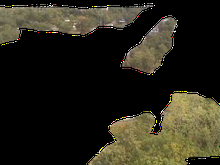
%> input picture samples/summer/forest.png, 220 x 165 px, shrunk from 320 x 240 before the run
$ octave createClasses.m   (GNU Octave 9; MATLAB toolbox functions it lacks are replaced by stand-ins)
%> lines starting %> are read from the running program, lines starting %| are printed output that depends on the picture
### src/classes/getClass.m
function [ c ] = getClass( sample, map, alpha, blockSize )
%UNTITLED Summary of this function goes here
%   Detailed explanation goes here

sample = im2double(rgb2gray(sample));
c = calcParams(sample,alpha,blockSize);

end

### src/classes/calcParams.m
function [ params ] = calcParams( graySample,alpha, blockSize )
%calcParams
% graySample - single-channel(gray) of image [double matrix]
% alpha - opacity-channel of image
% blockSize - [N,M]

%% calculate array of [mean, stddev+mean] for every block ,
%  which size is blockSize.
%%

[sw,sh,ch] = size(graySample);
blockCount = [sw/blockSize(1),sh/blockSize(2)];

params = [;];

iterator = 1;

for i=1:1:blockCount(1)-1
   for j=1:1:blockCount(2)-1
       start = [1+(i-1)*blockSize(1), 1 + (j-1)*blockSize(2)];
       mean = 0;
       mean2 = 0;
       var = 0;
       N = 0;

       %% calculate mean
       for k = start(1):1:start(1)+blockSize(1)
           for l = start(2):1:start(2)+blockSize(2)
               if(alpha(k,l) == 0)
                   continue;
               end
               N = N + 1;
               mean = mean + graySample(k,l);
               mean2 = mean2 + graySample(k,l)*graySample(k,l);
           end
       end

       mean = mean / N;
       mean2 = mean2 / N;

       %% calculate var [http://ru.wikipedia.org/wiki/Дисперсия случайной величины]
       var = mean2 - mean*mean;

       % check if NaN
       if(var ~= var || mean ~= mean)
           continue;
       end

       params(iterator,1) = mean;
       params(iterator,2) = sqrt(var)+mean;

       iterator = iterator + 1;
   end
end

end

### src/parzen/parzenWindowWidth.m
function [ width ] = parzenWindowWidth( wmin, wmax, wstep, classes )
%UNTITLED2 Summary of this function goes here
%   Detailed explanation goes here

[n nn]= size(classes);

wrongsmin = 9999999;
width = 0;

for w = wmin:wstep:wmax
    wrongs = 0;

    for i = 1:n
        x = classes{i};
        [N d] = size(x(:,:));

        for j = 1:N
            cl = cell(n);
            cl = classes;
            cl{i,j} = [];
            itest = parzenClassify(x(j,:),w,cl);

            if(itest ~= i)
                wrongs = wrongs + 1;
            end
        end
    end

    if(wrongs < wrongsmin)
        wrongsmin = wrongs;
        width = w;
    end
end

end

### src/classes/createClasses.m

%%
% sample - rgb image without alpha channel
% alpha - opacity. It's need for set empty spaces by value -1,
%         for calculating mean and stddev.
%%

[pathstr,name,ext] = fileparts(strcat(mfilename('fullpath'),'.m'));
addpath(strcat(pathstr,'/./../parzen/'));

blockSize = [8,8];
classes = cell(3);

pathstr = strcat(pathstr,'/./../../samples/summer/');

[forest,mapForest,alphaForest] = imread(strcat(pathstr,'forest.png'));
%> forest is the input picture: size 165x220x3 uint8; mean R, G, B 40.8, 38.1, 26.1
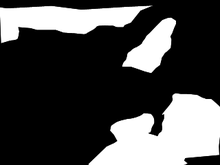
%> alphaForest: size 165x220 uint8; min 0, max 255, mean 73.9
%> mapForest = []
[road,mapRoad,alphaRoad] = imread(strcat(pathstr,'road2.png'));
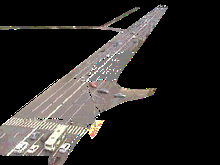
%> input picture samples/summer/road2.png, 220 x 165 px, shrunk from 320 x 240 before the run
%> road is the input picture: size 165x220x3 uint8; mean R, G, B 45.1, 42.2, 40.1
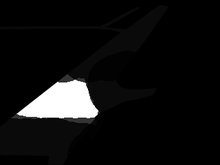
%> alphaRoad: size 165x220 uint8; min 0, max 255, mean 16.4
%> mapRoad = []
[field,mapField,alphaField] = imread(strcat(pathstr,'field.png'));
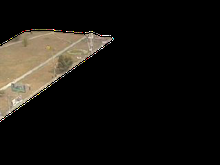
%> input picture samples/summer/field.png, 220 x 165 px, shrunk from 320 x 240 before the run
%> field is the input picture: size 165x220x3 uint8; mean R, G, B 24.5, 21.7, 17.2
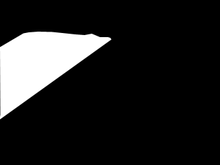
%> alphaField: size 165x220 uint8; min 0, max 255, mean 34.6
%> mapField = []

classes{1} = getClass(forest,mapForest,alphaForest,blockSize);
%> in getClass, `sample = im2double(rgb2gray(sample));`:
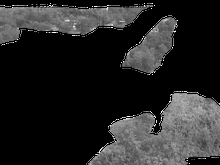
%> sample: size 165x220 double; min 0, max 1, mean 0.147
%> after the loop in calcParams, `for i=1:1:blockCount(1)-1`: iterator = 220; params = 219 rows, first 12: [0.552 0.663; 0.536 0.751; 0.566 0.614; 0.408 0.62; 0.344 0.555; 0.423 0.61; 0.429 0.7; 0.311 0.539; 0.374 0.472; 0.403 0.642; 0.484 0.729; 0.468 0.829]
%> in getClass, `c = calcParams(sample,alpha,blockSize);`: c has the same summary as params in calcParams
classes{2} = getClass(road,mapRoad,alphaRoad,blockSize);
%> after the loop in calcParams (call 2), `for i=1:1:blockCount(1)-1`: iterator = 211; params = 210 rows, first 12: [0.441 0.522; 0.378 0.543; 0.522 0.714; 0.455 0.702; 0 0; 0.34 0.52; 0.41 0.502; 0.413 0.507; 0.574 0.742; 0.591 0.713; 0.593 0.68; 0.577 0.724]
%> in getClass (call 2), `c = calcParams(sample,alpha,blockSize);`: c has the same summary as params in calcParams
classes{3} = getClass(field,mapField,alphaField,blockSize);
%> call 3 of getClass, with map = [], blockSize = [8 8]
%> in getClass (call 3), `sample = im2double(rgb2gray(sample));`:
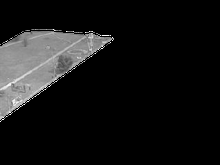
%> sample: size 165x220 double; min 0, max 1, mean 0.0864
%> after the loop in calcParams (call 3), `for i=1:1:blockCount(1)-1`: iterator = 111; params = 110 rows, first 12: [0.387 0.612; 0.466 0.607; 0.474 0.537; 0.492 0.531; 0.559 0.708; 0.379 0.529; 0.505 0.762; 0.542 0.678; 0.499 0.764; 0.665 0.873; 0.209 0.505; 0.392 0.543]
%> in getClass (call 3), `c = calcParams(sample,alpha,blockSize);`: c has the same summary as params in calcParams

figure(1);
x = classes{1};
%> x = 219 rows, first 12: [0.552 0.663; 0.536 0.751; 0.566 0.614; 0.408 0.62; 0.344 0.555; 0.423 0.61; 0.429 0.7; 0.311 0.539; 0.374 0.472; 0.403 0.642; 0.484 0.729; 0.468 0.829]
plot(x(:,1),x(:,2),'rs');
hold on;
x = classes{2};
%> x = 210 rows, first 12: [0.441 0.522; 0.378 0.543; 0.522 0.714; 0.455 0.702; 0 0; 0.34 0.52; 0.41 0.502; 0.413 0.507; 0.574 0.742; 0.591 0.713; 0.593 0.68; 0.577 0.724]
plot(x(:,1),x(:,2),'gs');
hold on;
x = classes{3};
%> x has the same summary as params in calcParams
plot(x(:,1),x(:,2),'bs');
hold off;

width = parzenWindowWidth(0.1,1,0.1,classes)
%> in parzenWindowWidth, `[n nn]= size(classes);`: n = 3
%> (the run ends here)
